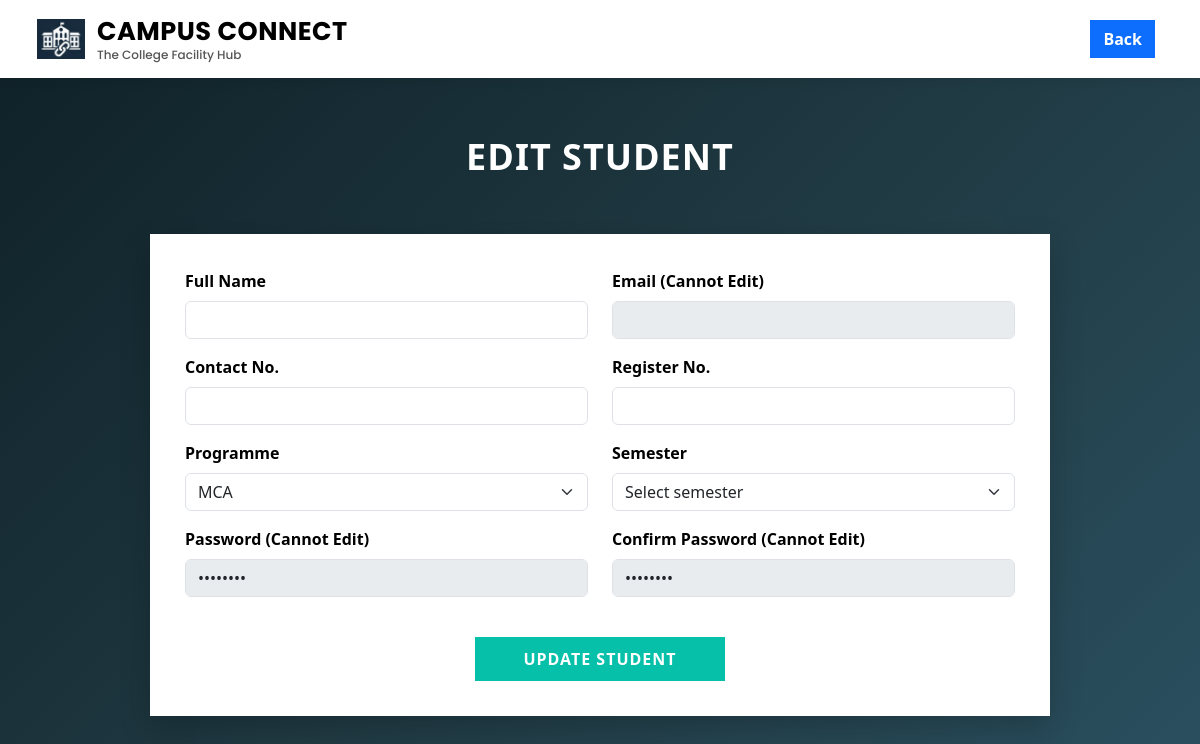
The app's page /admin/edit_student/22 (signed in), older data.
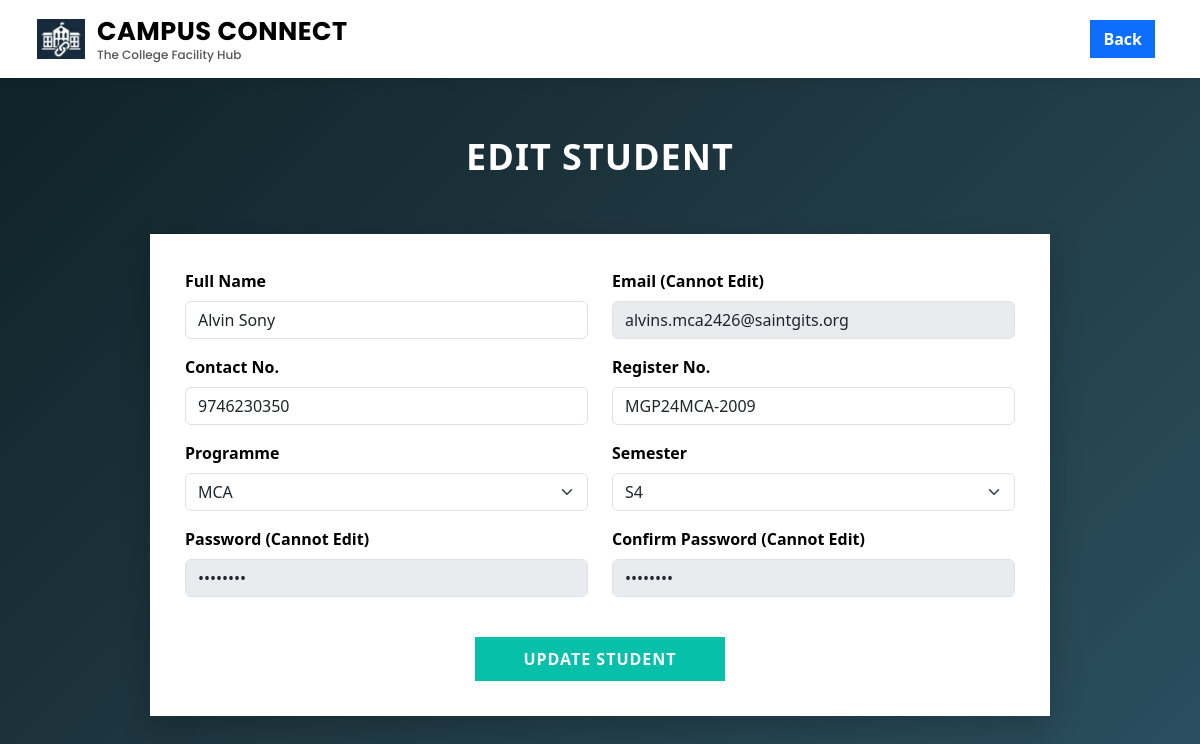
The same page, newer data.
### tables this page shows
CREATE TABLE students (
        student_id INTEGER PRIMARY KEY AUTOINCREMENT,
        user_id INTEGER UNIQUE,
        name TEXT,
        contact TEXT,
        register_no TEXT,
        programme TEXT,
        semester TEXT,
        FOREIGN KEY(user_id) REFERENCES users(user_id) ON DELETE CASCADE
    );

CREATE TABLE users (
        user_id INTEGER PRIMARY KEY AUTOINCREMENT,
        email TEXT UNIQUE NOT NULL,
        password TEXT NOT NULL,
        role TEXT NOT NULL
    );

### app.py (the view, shortened to what this page needs)
@app.route('/admin/edit_student/<int:id>', methods=['GET', 'POST'])
def admin_edit_student(id):
    if 'user_id' not in session or session['role'] != 'admin':
        return redirect('/login')
    conn = get_connection()
    cursor = conn.cursor()
    cursor.execute("""
        SELECT s.*, u.email, u.password
        FROM students s
        JOIN users u ON s.user_id = u.user_id
        WHERE s.student_id=?
    """, (id,))
    student = cursor.fetchone()
    conn.close()
    return render_template("admin_edit_student.html", student=student)

### app.py (called while the page is built)
def get_connection():
    conn = sqlite3.connect("campus_connect.db")
    conn.row_factory = sqlite3.Row
    conn.execute("PRAGMA foreign_keys = ON")  # 🔥 ensure cascade always works
    return conn

### templates/admin_edit_student.html (shortened to what this page needs)
<!DOCTYPE html>
<html lang="en">
<head>
    <link href="https://cdn.jsdelivr.net/npm/bootstrap@5.3.2/dist/css/bootstrap.min.css" rel="stylesheet">
    <link rel="stylesheet" href="{{ url_for('static', filename='css/style.css') }}">
</head>
<body>
<nav class="navbar navbar-expand-lg navbar-light custom-navbar fixed-top">
    <div class="container-fluid">
        <div class="navbar-brand d-flex align-items-center">
            <img src="{{ url_for('static', filename='images/logo.png') }}" class="logo-img">
            <div class="brand-text">
                <span class="brand-title">CAMPUS CONNECT</span>
                <span class="brand-tagline">The College Facility Hub</span>
            </div>
        </div>
        <div class="ms-auto">
            <a href="{{ url_for('admin_view_students') }}" class="btn btn-primary me-2"><b>Back</b></a>
        </div>
    </div>
</nav>
<div class="dashboard-title">
    <b>EDIT STUDENT</b>
</div>
<div class="container d-flex justify-content-center">
    <div class="register-box">
        <form method="POST">
            <div class="row">
                <div class="col-md-6 mb-3">
                    <label class="form-label fw-semibold">Full Name</label>
                    <input type="text" name="full_name" class="form-control"
                           value="{{ student.name }}" required>
                </div>
                <div class="col-md-6 mb-3">
                    <label class="form-label fw-semibold">Email (Cannot Edit)</label>
                    <input type="email" class="form-control"
                           value="{{ student.email }}" disabled>
                </div>
                <div class="col-md-6 mb-3">
                    <label class="form-label fw-semibold">Contact No.</label>
                    <input type="tel" name="contact" class="form-control"
                           value="{{ student.contact }}" pattern="[0-9]{10}" required>
                </div>
                <div class="col-md-6 mb-3">
                    <label class="form-label fw-semibold">Register No.</label>
                    <input type="text" name="register_no" class="form-control"
                           value="{{ student.register_no }}" required>
                </div>
                <div class="col-md-6 mb-3">
                    <label class="form-label fw-semibold">Programme</label>
                    <select name="programme" class="form-select" required>
                        <option {% if student.programme=='MCA' %}selected{% endif %}>MCA</option>
                    </select>
                </div>
                <div class="col-md-6 mb-3">
                    <label class="form-label fw-semibold">Semester</label>
                    <select name="semester" id="semester" class="form-select" required>
                        <option value="" hidden>Select semester</option>
                    </select>
                </div>
                <div class="col-md-6 mb-3">
                    <label class="form-label fw-semibold">Password (Cannot Edit)</label>
                    <input type="password" class="form-control"
                           value="********" disabled>
                </div>
                <div class="col-md-6 mb-3">
                    <label class="form-label fw-semibold">Confirm Password (Cannot Edit)</label>
                    <input type="password" class="form-control"
                           value="********" disabled>
                </div>
            </div>
            <div class="text-center mt-4">
                <button type="submit" class="btn btn-login-primary px-5">
                    UPDATE STUDENT
                </button>
            </div>
        </form>
    </div>
</div>
</body>
</html>

Row changes from the older to the newer data that the page shows:
added students: full_name "Alvin Sony", contact "9746230350", register_no "MGP24MCA-2009", programme "MCA"
added users: email "alvins.mca2426@saintgits.org"
Text that changed along with them:
form field semester: "Select semester" → "S4"
form field programme: "MCA" → (not shown)
